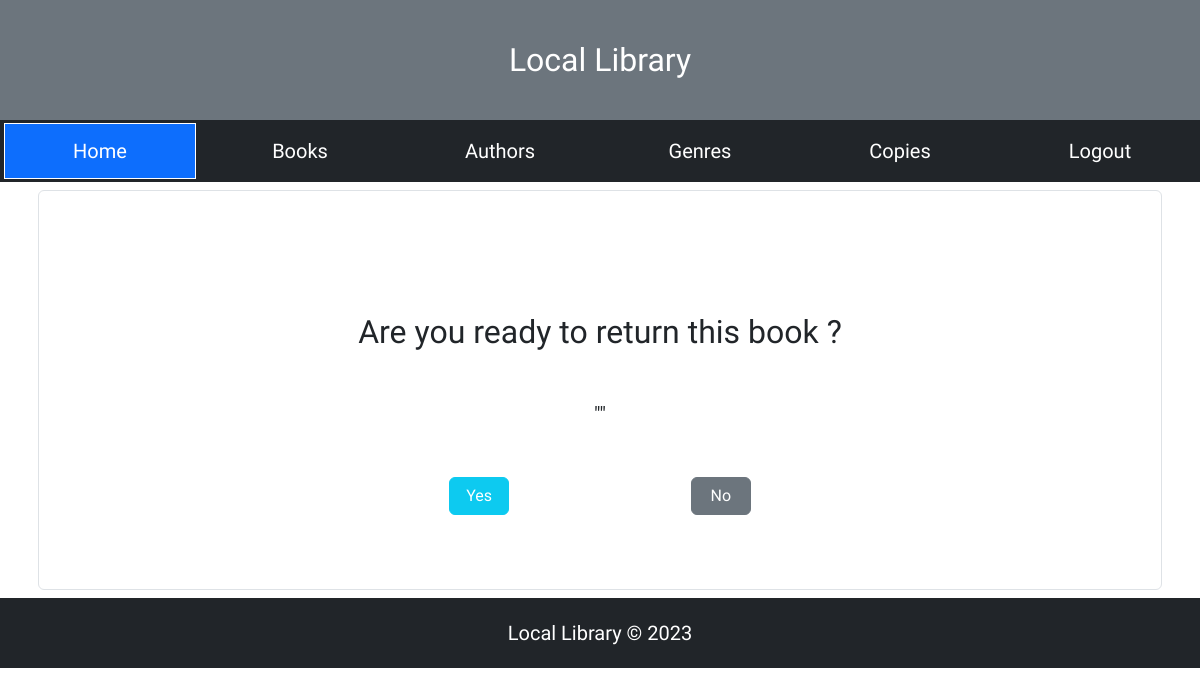
The app's page /catalog/return-book/10/ (signed in), older data.
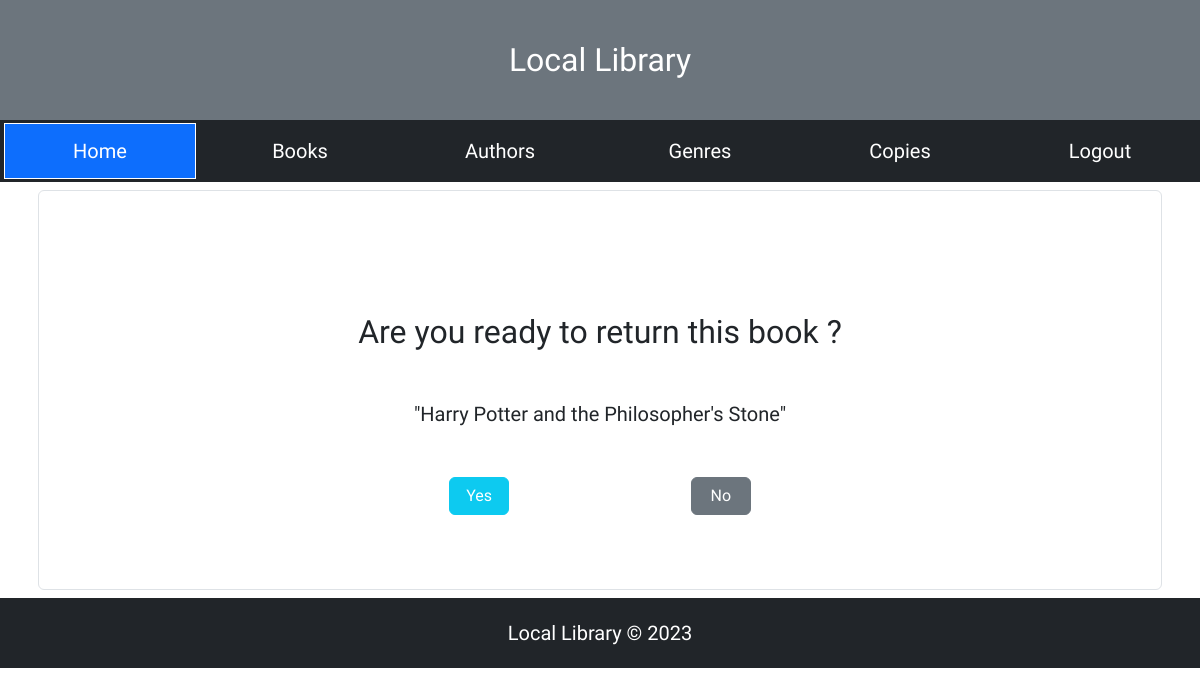
The same page, newer data.
### catalog/models.py (models this page shows, shortened)
class BookInstance(models.Model):
	id = models.UUIDField(primary_key=True, default=uuid.uuid4, help_text='Unique ID for this particular book across whole library')
	book = models.ForeignKey(Book, on_delete=models.RESTRICT, null=True)
	imprint = models.CharField(max_length=200)
	due_back = models.DateField(null=True, blank=True)
	borrower = models.ForeignKey(User,on_delete=models.SET_NULL,blank=True,null=True)
	updated = models.DateTimeField(blank=True,null=True,auto_now=True)
	LOAN_STATUS = (
		('m', 'Maintenance'),
		('o', 'On loan'),
		('a', 'Available'),
		('r', 'Reserved'),
	)
	status = models.CharField(
		max_length=1,
		choices=LOAN_STATUS,
		blank=True,
		default='m',
		help_text='Book availability',
	)
	class Meta:
		ordering = ['due_back']
		permissions = (("can_mark_returned", "Set book as returned"),) # creating a permission for a model

class Book(models.Model):
	title = models.CharField(max_length=200)
	author = models.ForeignKey('Author', on_delete=models.SET_NULL, null=True)
	summary = models.TextField(max_length=1000, help_text='Enter a brief description of the book')
	isbn = models.CharField('ISBN', max_length=13, unique=True,
                             help_text='13 Character <a href="https://www.isbn-international.org/content/what-isbn">ISBN number</a>')
	genre = models.ManyToManyField(Genre, help_text='Select a genre for this book')
	cover = models.ImageField(blank=True, null=True, upload_to='book covers')
	date = models.DateTimeField(blank=True,null=True,auto_now_add=True)
	def display_genre(self):
		"""Create a string for the Genre. This is required to display genre in Admin."""
		return ', '.join(genre.name for genre in self.genre.all()[:3])
	display_genre.short_description = 'Genre'
	class Meta:
		ordering = ['id']

### catalog/views.py (the view)
# urls.py: path('return-book/<int:id>/',views.book_return,name='book-return'),
@login_required
def book_return(request,id):
	book = Book.objects.get(pk=id)
	books_borrowed = BookInstance.objects.filter(book=book,borrower=request.user,status='o').first()
	books_reserved = BookInstance.objects.filter(book=book,borrower=request.user,status='r').first()
	book_instance = books_borrowed or books_reserved
	if request.method == 'POST':
		if request.user == book_instance.borrower:
			book_instance.borrower = None
			book_instance.status = 'a'
			book_instance.due_back = None
			book_instance.save()
			messages.success(request,f'{book} has been returned successfully')
			return redirect('my-borrowed')
		else:
			raise PermissionDenied
	else:
		context = {'book_instance':book_instance}
		return render(request,'confirm_return.html',context)

### catalog/templates/confirm_return.html (shortened to what this page needs)
{% extends "base.html" %}
{% block content %}
<div class="container p-2">
	<div class="border rounded" style="min-height: 400px;display: flex;justify-content: center;align-items: center;">
		<form method="post">
			<h2 class="text-center mt-5">Are you ready to return this book ?</h2>
			<p class="text-center mt-5">"{{ book_instance.book.title }}"</p>
			<div class="mt-5" style="display:flex;justify-content:space-around;">
        	<input type="submit" name="submit" value="Yes" class="btn btn-info text-white" style="width: 60px;">
        	<a href="{% url 'my-borrowed' %}" class="btn btn-secondary text-white" style="width: 60px;">No</a>
      		</div>
		</form>
	</div>
</div>
{% endblock content %}

Row changes from the older to the newer data that the page shows:
now on this page (row edited): BookInstance: book "Harry Potter and the Philosopher's Stone"
